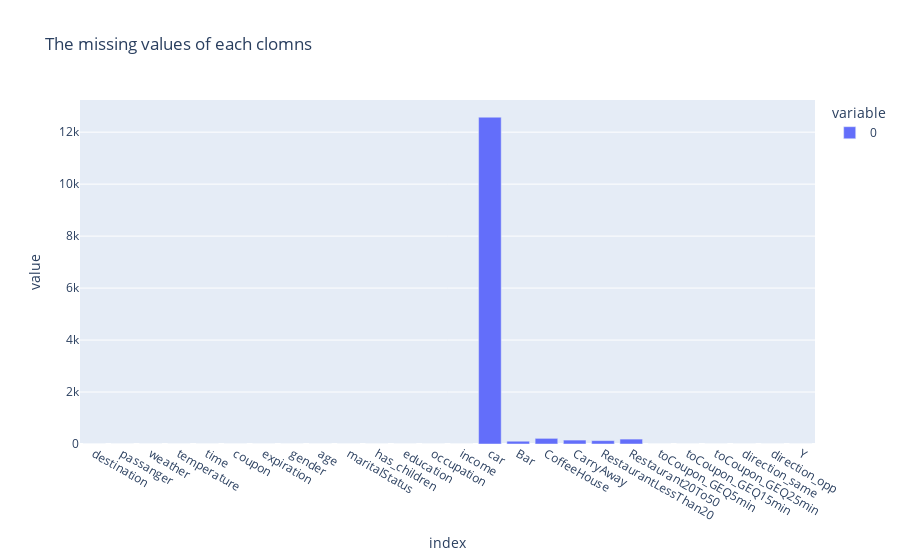

This figure's notebook cell:
### Markdown cell above
2. Investigate the dataset for missing or problematic data.

### Code cell
data.info()
data_NAN=data.isnull().sum()
print(data_NAN)
px.bar(data_NAN,title='The missing values of each clomns')

### Figure 1 — Plotly figure (JSON) as saved in the notebook; plotly's stock layout.template omitted (floating-point values rounded to 4 significant figures)
{"data": [{"alignmentgroup": "True", "hovertemplate": "variable=0<br>index=%{x}<br>value=%{y}<extra></extra>", "legendgroup": "0", "marker": {"color": "#636efa", "pattern": {"shape": ""}}, "name": "0", "offsetgroup": "0", "orientation": "v", "showlegend": true, "textposition": "auto", "x": ["destination", "passanger", "weather", "temperature", "time", "coupon", "expiration", "gender", "age", "maritalStatus", "has_children", "education", "occupation", "income", "car", "Bar", "CoffeeHouse", "CarryAway", "RestaurantLessThan20", "Restaurant20To50", "toCoupon_GEQ5min", "toCoupon_GEQ15min", "toCoupon_GEQ25min", "direction_same", "direction_opp", "Y"], "xaxis": "x", "y": [0, 0, 0, 0, 0, 0, 0, 0, 0, 0, 0, 0, 0, 0, 12576, 107, 217, 151, 130, 189, 0, 0, 0, 0, 0, 0], "yaxis": "y", "type": "bar"}], "layout": {"xaxis": {"anchor": "y", "domain": [0.0, 1.0], "title": {"text": "index"}}, "yaxis": {"anchor": "x", "domain": [0.0, 1.0], "title": {"text": "value"}}, "legend": {"title": {"text": "variable"}, "tracegroupgap": 0}, "title": {"text": "The missing values of each clomns"}, "barmode": "relative"}}
